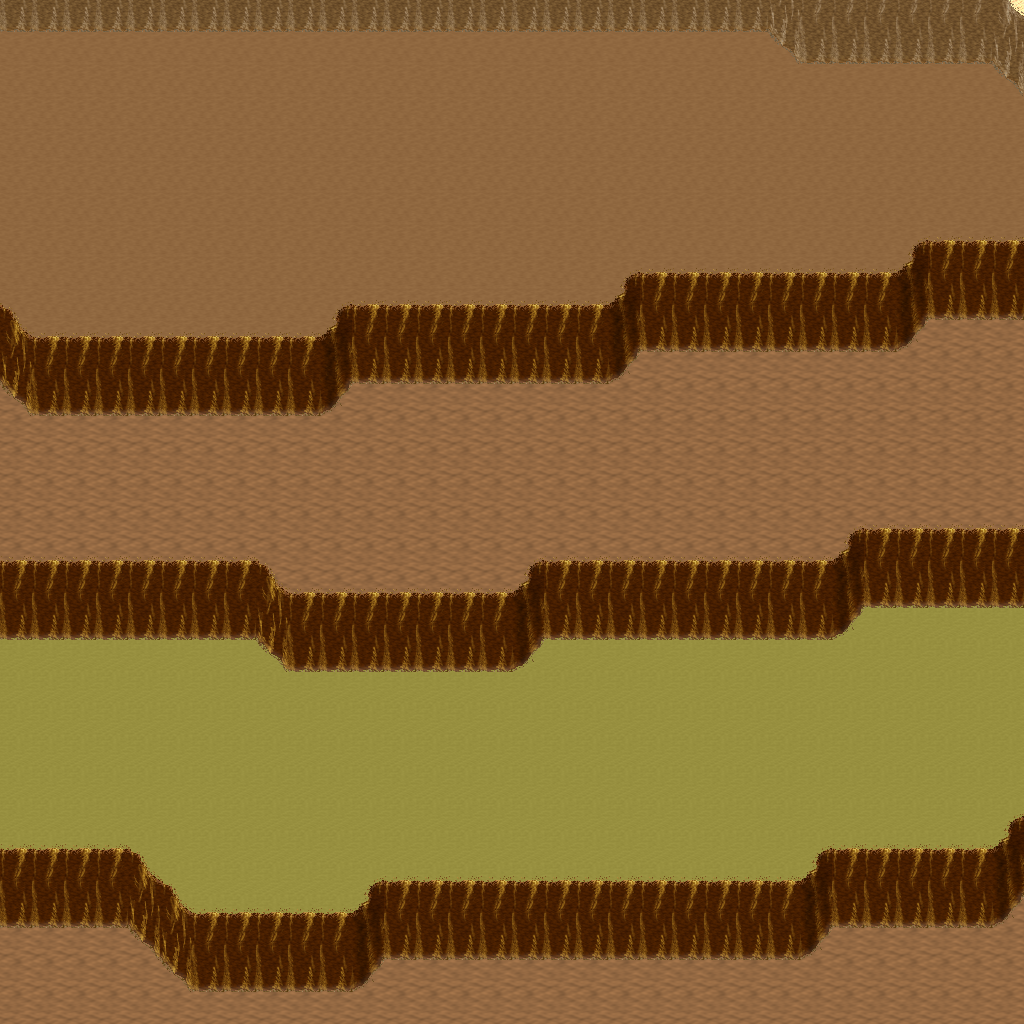

This game map was drawn from its Tiled (.tmx) file and the tilesets committed beside it. A one-line description and the trimmed map source follow:
An orthogonal 32x32 tile map with 32x32 px tiles, 5 tile layers (Ground, Objects, Objects2, Above, ...), 1 hidden layer not drawn, 8 tilesets.

<map version="1.10" tiledversion="1.11.0" orientation="orthogonal" renderorder="right-down" width="32" height="32" tilewidth="32" tileheight="32" infinite="0" nextlayerid="11" nextobjectid="1">
 <tileset firstgid="1" name="logic_collision" tilewidth="32" tileheight="32" tilecount="1" columns="1">
  <image source="../drawable/logic_collision.png" width="32" height="32" />
 </tileset>
 <tileset firstgid="2" name="ground_ground" tilewidth="32" tileheight="32" tilecount="33" columns="3">
  <image source="../drawable/ground_ground.png" width="96" height="352" />
 </tileset>
 <tileset firstgid="35" name="ground_ridge_earth_pale" tilewidth="32" tileheight="32" tilecount="96" columns="12">
  <image source="../drawable/ground_ridge_earth_pale.png" width="384" height="256" />
 </tileset>
 <tileset firstgid="131" name="ground_ridge_earth_dark" tilewidth="32" tileheight="32" tilecount="96" columns="12">
  <image source="../drawable/ground_ridge_earth_dark.png" width="384" height="256" />
 </tileset>
 <tileset firstgid="227" name="terrain_desert" tilewidth="32" tileheight="32" tilecount="88" columns="8">
  <image source="../drawable/terrain_desert.png" width="256" height="352" />
 </tileset>
 <tileset firstgid="315" name="plant_tree_tree_darkgreen" tilewidth="32" tileheight="32" tilecount="88" columns="8">
  <image source="../drawable/plant_tree_tree_darkgreen.png" width="256" height="352" />
 </tileset>
 <tileset firstgid="403" name="plant_cactus_2" tilewidth="32" tileheight="32" tilecount="10" columns="5">
  <image source="../drawable/plant_cactus_2.png" width="160" height="64" />
 </tileset>
 <tileset firstgid="413" name="ground_sand_2" tilewidth="32" tileheight="32" tilecount="15" columns="5">
  <image source="../drawable/ground_sand_2.png" width="160" height="96" />
 </tileset>
 <layer id="1" name="Ground" width="32" height="32">
  <data>[1024 cells, 1024 non-empty, 4 distinct tile ids]</data>
 </layer>
 <layer id="2" name="Objects" width="32" height="32">
  <data>[1024 cells, 341 non-empty, 16 distinct tile ids]</data>
 </layer>
 <layer id="3" name="Objects2" width="32" height="32">
  <data>[1024 cells, 0 non-empty, 0 distinct tile ids]</data>
 </layer>
 <layer id="4" name="Above" width="32" height="32">
  <data>[1024 cells, 0 non-empty, 0 distinct tile ids]</data>
 </layer>
 <layer id="5" name="Above2" width="32" height="32">
  <data>[1024 cells, 0 non-empty, 0 distinct tile ids]</data>
 </layer>
 <layer id="6" name="Walkable" width="32" height="32" visible="0">
  <data>[1024 cells, 231 non-empty, 1 distinct tile ids]</data>
 </layer>
 <objectgroup id="7" name="Mapevents" />
 <objectgroup id="8" name="Spawn" />
 <objectgroup id="9" name="Keys" />
 <objectgroup id="10" name="Replace" />
</map>
